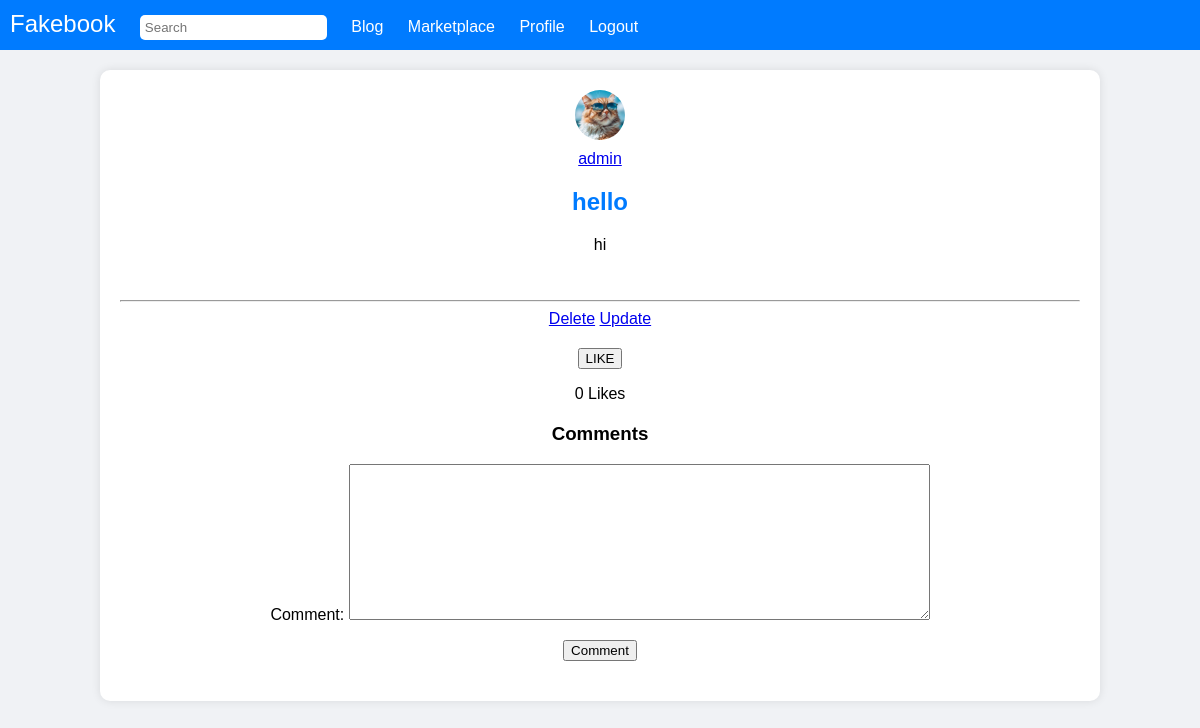
Screenshot of /blog/post/4 (signed in) with the database file from the repository.
### blog/models.py (models this page shows, shortened)
class Post(models.Model):
    author = models.ForeignKey(User , on_delete=models.CASCADE , related_name="posts")
    title = models.CharField(max_length=80)
    content = models.TextField(blank=True , null=True)
    image = models.ImageField(upload_to="posts_images" , blank=True , null=True)
    created_date = models.DateTimeField(auto_now_add=True)

### users/models.py (models this page shows, shortened)
class Profile(models.Model):
    user = models.OneToOneField(User , on_delete=models.CASCADE , related_name='profile')
    about = models.CharField(max_length=850 , null=True , blank=True)
    picture = models.ImageField(upload_to='profile-pictures' , default ='profile-pictures/default.jpg')
    friends = models.ManyToManyField(User , related_name="friends" , blank=True)

### blog/views.py (the view, shortened to what this page needs)
# urls.py: path('post/<int:pk>' , views.detail_post , name = 'b-post'), # detail page + add comment form
@login_required
def detail_post(request , pk):
    post = Post.objects.get(id=pk)
    user_has_liked = PostLikes.objects.filter(user=request.user , post=post)
    comments = PostComment.objects.filter(post=post)
    context = {'post':post , 'form':PostCommentForm() , 'comments':comments , 'user_has_liked':user_has_liked}
    return render(request , 'blog/post.html' , context)

### blog/forms.py
class PostCommentForm(forms.ModelForm):
    class Meta:
        model = PostComment
        fields = ['comment']
        widgets = {
            'comment':forms.Textarea(attrs={'rows':10,'cols':70})
        }

### blog/templates/blog/post.html (shortened to what this page needs)
{% load static %}
<html lang="en">
<head>
</head>
<body>
    <div style="background-color: #007bff; padding: 10px;">
        <span style="font-size: 24px; color: #fff; margin-right: 20px;">Fakebook</span>
        <input type="text" placeholder="Search" style="padding: 5px; border-radius: 5px; border: none; margin-right: 20px;">
        <a href="{% url 'blog:b-home' %}" style="color: #fff; text-decoration: none; margin-right: 20px; transition: color 0.3s;">Blog</a>
        <a href="{% url 'marketplace:mp-home' %}" style="color: #fff; text-decoration: none; margin-right: 20px; transition: color 0.3s;">Marketplace</a>
        <a href="{% url 'user:u-profile' user.username %}" style="color: #fff; text-decoration: none; margin-right: 20px; transition: color 0.3s;">Profile</a>
        <a href="{% url 'user:u-logout' %}" style="color: #fff; text-decoration: none; transition: color 0.3s;">Logout</a>
    </div>
    <div class="post-detail-container">
        <div class="post-detail-header">
            <a href="{% url 'user:u-profile' post.author.username %}" class="profile-link" >
                <div class="post-detail-user-info">
                    <div class="post-detail-profile-picture">
                        <img src="{{post.author.profile.picture.url}}" alt="User Profile Picture">
                    </div>
                    <div class="post-detail-username">{{post.author.username}}</div>
                </div>
            </a>
            <h2 class="post-detail-title">{{post.title}}</h2>
        </div>
        <div class="post-detail-content">
            <p>{{post.content|linebreaksbr}}</p>
        </div>
        <br>
        <hr>
        <div class="post-detail-actions">
            {% if post.author == user %}
            <a class="post-detail-delete-button" href="{% url 'blog:b-delete-post' post.id %}">Delete</a>
            <a class="post-detail-update-button" href="{% url 'blog:b-update-post' post.id %}">Update</a>
            {% endif %}
        </div>
        {% if user_has_liked %}
                <a href="{% url 'blog:b-like-post' post.id %}"><button>UNLIKE</button></a><p>{{post.likes.count}} Likes</p>
        {% else %}
                <a href="{% url 'blog:b-like-post' post.id %}"><button>LIKE</button></a><p>{{post.likes.count}} Likes</p>
        {% endif %}
        <div class="comment-section">
            <h3>Comments</h3>
            <form method="POST" class="comment-form">
                {{ form.as_p }}
                <button type="submit" class="comment-button">Comment</button>
            </form>
        </div>
    </div>
</body>
</html>

### blog/templates/blog/post.html (style rules this page uses)
body { font-family: Arial, sans-serif; margin: 0; padding: 0; background-color: #f0f2f5; }
.post-detail-container { background-color: #fff; margin: 20px auto; padding: 20px; width: 80%; border-radius: 10px; box-shadow: 0 0 10px rgba(0, 0, 0, 0.1); text-align: center; }
.post-detail-header { margin-bottom: 20px; }
.post-detail-profile-picture img, .comment-profile-picture img { width: 50px; height: 50px; border-radius: 50%; object-fit: cover; margin-bottom: 10px; }
.post-detail-title { color: #007bff; margin-bottom: 10px; }
.post-detail-content { margin-bottom: 20px; }
.post-detail-actions { margin-bottom: 20px; }
.comment-section { margin-top: 20px; }

### rows the page displays
Post: author.profile.picture (picture), author.username "admin", title "hello", content "hi", likes.count "0"
